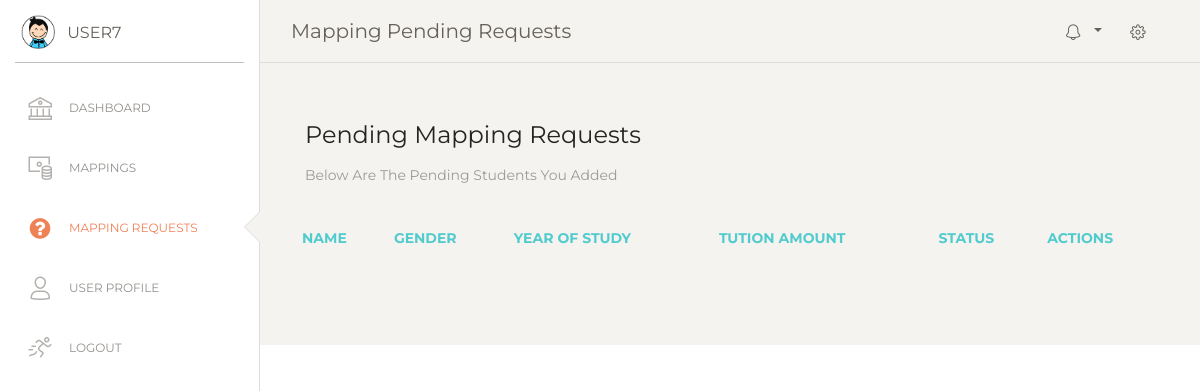
/map_requests/ (signed in), run on an earlier commit of the app's database.
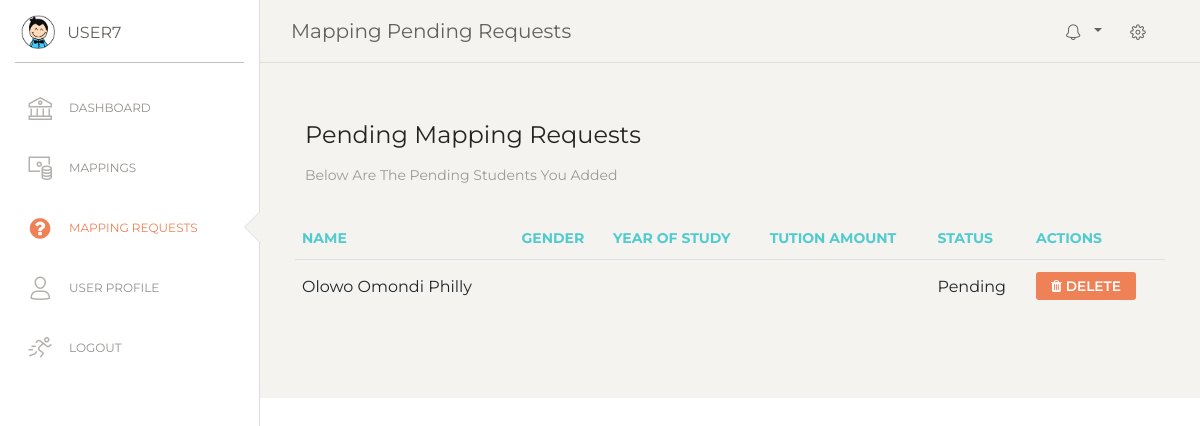
And on a later commit of the database.
### u_educ_site/models.py (models this page shows, shortened)
class Mappings(models.Model):
    STATUS = (
        ('Pending', 'Pending'),
        ('Accepted', 'Accepted'),
        ('Rejected', 'Rejected'),
    )
    sponsor = models.ForeignKey(User, on_delete=models.CASCADE)
    studentFullName = models.CharField(max_length=500)
    studentEmail = models.EmailField()
    studentGender = models.TextField(max_length=15, blank=True)
    yearOfStudy = models.CharField(max_length=10, blank=True)
    tuitionAmountPerSemester = models.CharField(max_length=20, blank=True)
    status = models.CharField(max_length=200, null=True, choices=STATUS)

### u_educ_site/views.py (the view)
# urls.py: path('map_requests/', views.mapRequests, name='map_requests'),
@login_required(login_url='/login')
def mapRequests(request):
    mappings = Mappings.objects.filter(sponsor=request.user, status='Pending')
    context = {
        'page_title': 'Mapping Pending Requests',
        'mappings' : mappings
    }
    return render(request, "map_requests.html", context)

### templates/map_requests.html
{% extends 'base.html' %}
{% load static %}
{% block content %}
<div class="main-panel">
    <div class="content">
        <div class="row">
          <div class="col-md-12">
            <div class="card card-plain">
              <div class="card-header">
                <h4 class="card-title"> Pending Mapping Requests</h4>
                <p class="card-category"> Below are the pending students you added</p>
              </div>
              <div class="card-body">
                <div class="table-responsive">
                    <table class="table">
                        <thead class="text-primary">
                            <tr>
                                <th>Name</th>
                                <th>Gender</th>
                                <th>Year Of Study</th>
                                <th>Tution Amount</th>
                                <th>Status</th>
                                <th>Actions</th>
                            </tr>
                        </thead>
                        <tbody>
                            {% for mapping in mappings %}
                            <tr>
                                <td>{{ mapping.studentFullName }}</td>
                                <td>{{ mapping.studentGender }}</td>
                                <td>{{ mapping.yearOfStudy }}</td>
                                <td>{{ mapping.tuitionAmountPerSemester }}</td>
                                <td>{{ mapping.status }}</td>
                                <td>
                                    <a href="{% url 'delete_map_request' mapping.id %}"><button class="btn btn-danger btn-sm"><i class="fa fa-trash"></i> Delete</button></a>
                                </td>
                            </tr>
                            {% endfor %}
                        </tbody>
                    </table>
                </div>
            </div>
            </div>
          </div>
        </div>
      </div>
</div>
{% endblock %}

What changed in the data, as far as the page shows it:
now on this page (row edited): Mappings: studentFullName "Olowo Omondi Philly", status "Pending"
